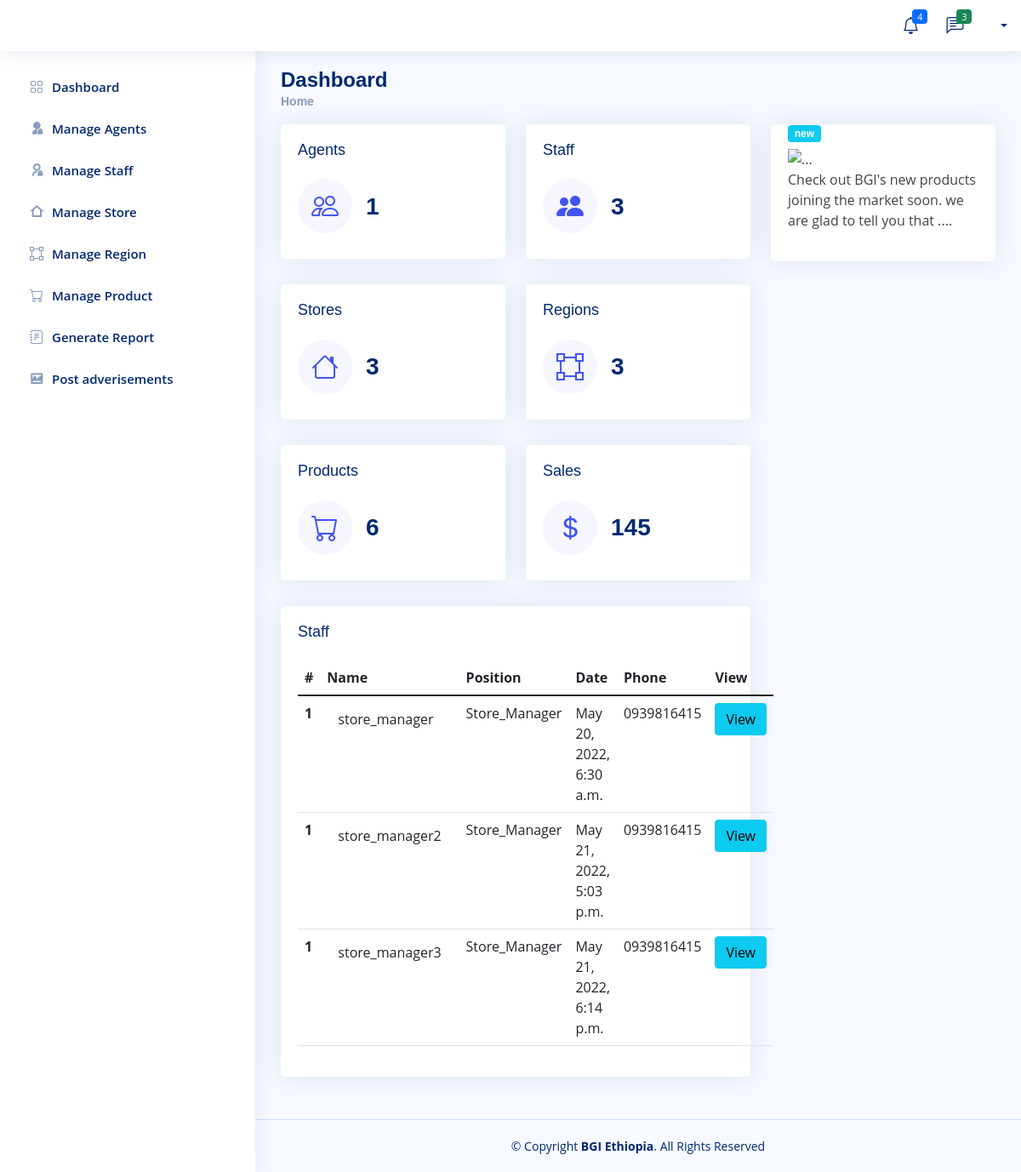
The page /BGI/agent_dashboard on the database as committed earlier.
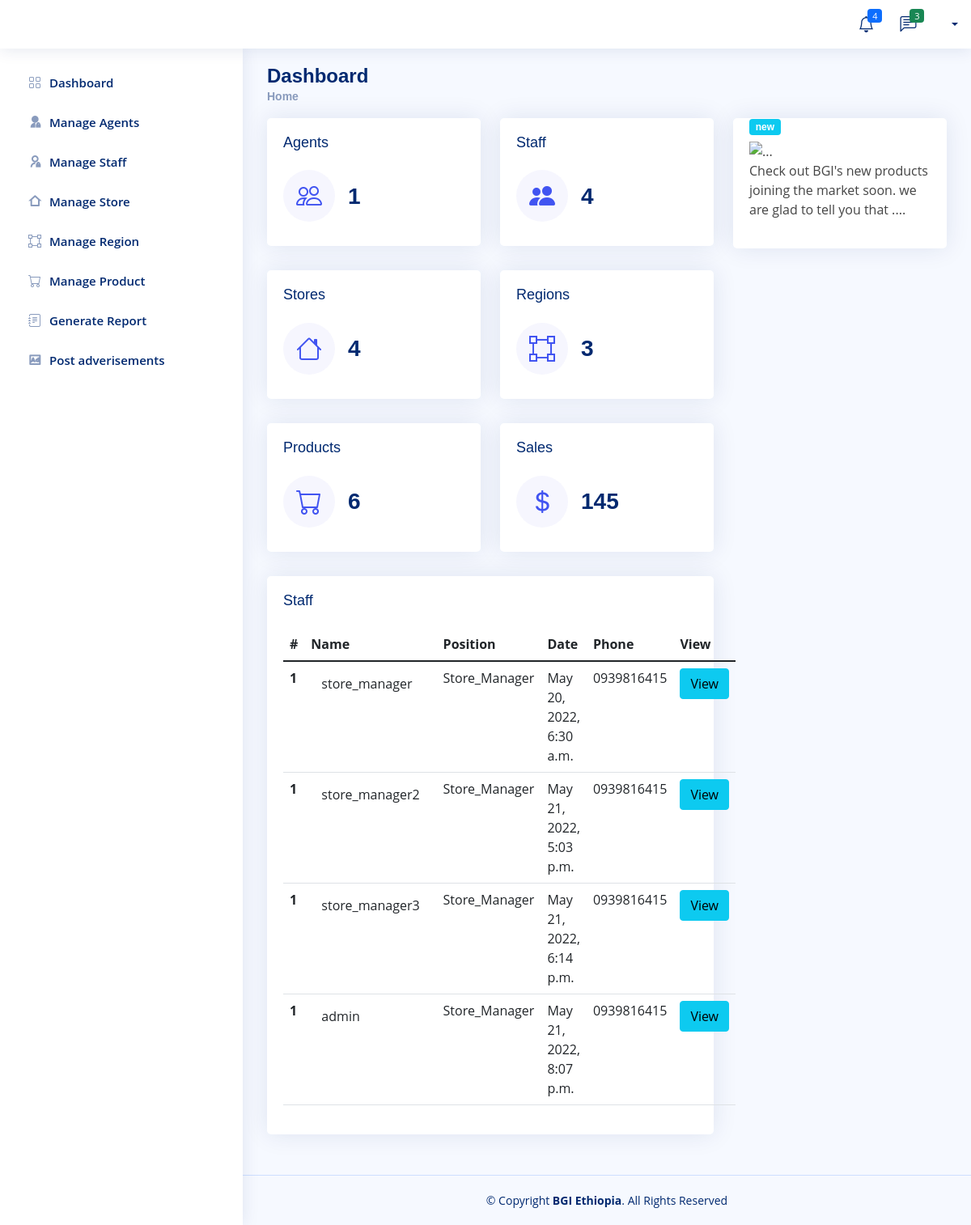
The same page on the database as committed later.
### Company/models.py (models this page shows, shortened)
class Company_Store_Manager(models.Model):
    user=models.ForeignKey(User,null=True, on_delete=models.CASCADE)
    Store=models.OneToOneField(Company_Store,null=True, on_delete=models.CASCADE)
    staff=models.CharField(default='Store_Manager',max_length=50)
    profile_pic=models.ImageField(null=True,blank=True, upload_to='Profile/')
    phone = models.CharField(max_length=200, null=True)
    salary = models.FloatField(null=True,blank=True)
    Adderes = models.CharField(max_length=200, null=True)
    about=models.TextField(null=True,blank=True,max_length=500)
    date_created = models.DateTimeField(auto_now_add=True, null=True)
    Telegram = models.CharField(max_length=200, null=True)
    facebook = models.CharField(max_length=200, null=True)
    instagrm = models.CharField(max_length=200, null=True)

### Company/views.py (the view)
# urls.py: path('agent_dashboard',views.staff_dashboard,name="dashbord-staff"),
def staff_dashboard(request):
    all_agent = Agent.objects.all()
    S_staff = Company_Store_Manager.objects.all()
    F_staff = Finance_Manager.objects.all()
    total_agent = all_agent.count()
    tottal_staff = S_staff.count() + F_staff.count()
    all_store = Company_Store.objects.all()
    tottal_store = all_store.count()
    all_region = Region.objects.all()
    tottal_region = all_region.count()
    all_product = Product.objects.all()
    tottal_product = all_product.count()
    staff_finance_manager = Finance_Manager.objects.all()
    staff_company_store_manager = Company_Store_Manager.objects.all()
    context = {
        'all_agent' : all_agent,
        'total_agent' :total_agent,
        'tottal_staff' : tottal_staff,
        'tottal_store' : tottal_store,
        'tottal_region': tottal_region,
        'tottal_product' : tottal_product,
        'all_product':all_product,
        'staff_finance_manager' :staff_finance_manager,
        'staff_company_store_manager':staff_company_store_manager,
    }
    return render(request,'Company/dashboard/staff.html',context)

### Templates/Company/dashboard/staff.html (shortened to what this page needs)
  {% extends 'Company/dashboard/admin.html'%}
  {% block admin%}
                <div class="card-body">
                    <h5 class="card-title">Staff</h5>
                  <table class="table datatable">
                    <thead>
                      <tr>
                        <th scope="col">#</th>
                        <th scope="col">Name</th>
                        <th scope="col">Position</th>
                        <th scope="col">Date</th>
                        <th scope="col">Phone</th>
                        <th scope="col">View</th>
                      </tr>
                    </thead>
                    <tbody>
                  {% for staff in staff_company_store_manager %}
                      <tr>
                        <th scope="row">1</th>
                        <td><a href="{% url 'staff-detail' staff.id staff.staff %}" class="btn">{{staff.user.username}}</a></td>
                        <td>{{staff.staff}}</td>
                        <td>{{staff.date_created }}</td>
                        <td>{{staff.phone}}</td>
                        <td>  <a href="{% url 'staff-detail' staff.id staff.staff %}" class="btn btn-info">View</a></td>
                      </tr>
                  {% endfor %}
                    </tbody>
                  </table>
              </div>
  {% endblock %}

Rows that differ between the two databases and show on the page:
added Company_Store_Manager: user.username "admin", staff "Store_Manager", date_created "May 21, 2022, 8:07 p.m.", phone "0939816415"
Other text that changed with them:
{{ tottal_staff }}: "3" → "4"
{{ tottal_store }}: "3" → "4"
